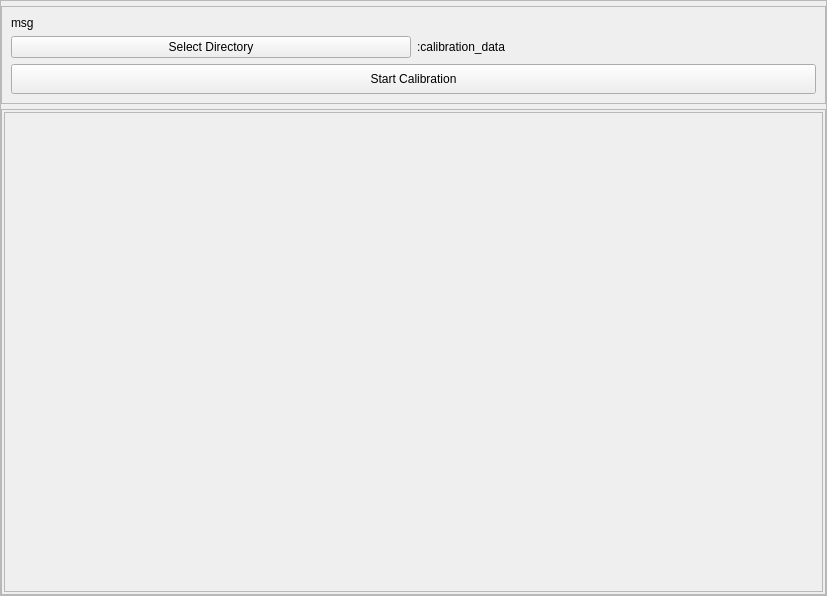
<?xml version="1.0" encoding="UTF-8"?>
<ui version="4.0">
 <class>MainWindow</class>
 <widget class="QMainWindow" name="MainWindow">
  <property name="geometry">
   <rect>
    <x>0</x>
    <y>0</y>
    <width>827</width>
    <height>596</height>
   </rect>
  </property>
  <property name="windowTitle">
   <string>MainWindow</string>
  </property>
  <widget class="QWidget" name="centralwidget">
   <layout class="QGridLayout" name="gridLayout_3">
    <property name="margin">
     <number>0</number>
    </property>
    <item row="0" column="0">
     <widget class="QFrame" name="widgetFrameOuter">
      <property name="sizePolicy">
       <sizepolicy hsizetype="Preferred" vsizetype="Preferred">
        <horstretch>0</horstretch>
        <verstretch>0</verstretch>
       </sizepolicy>
      </property>
      <property name="styleSheet">
       <string notr="true"/>
      </property>
      <property name="frameShape">
       <enum>QFrame::StyledPanel</enum>
      </property>
      <property name="frameShadow">
       <enum>QFrame::Raised</enum>
      </property>
      <property name="class" stdset="0">
       <string>PeripheralCollection</string>
      </property>
      <layout class="QVBoxLayout" name="verticalLayout_3">
       <property name="spacing">
        <number>5</number>
       </property>
       <property name="leftMargin">
        <number>0</number>
       </property>
       <property name="topMargin">
        <number>5</number>
       </property>
       <property name="rightMargin">
        <number>0</number>
       </property>
       <property name="bottomMargin">
        <number>0</number>
       </property>
       <item>
        <widget class="QFrame" name="frame">
         <property name="sizePolicy">
          <sizepolicy hsizetype="Preferred" vsizetype="Preferred">
           <horstretch>0</horstretch>
           <verstretch>0</verstretch>
          </sizepolicy>
         </property>
         <property name="minimumSize">
          <size>
           <width>0</width>
           <height>80</height>
          </size>
         </property>
         <property name="frameShape">
          <enum>QFrame::StyledPanel</enum>
         </property>
         <property name="frameShadow">
          <enum>QFrame::Raised</enum>
         </property>
         <property name="class" stdset="0">
          <string>PeripheralCollectionInner</string>
         </property>
         <layout class="QGridLayout" name="gridLayout">
          <item row="1" column="0">
           <widget class="QPushButton" name="pushButton_2">
            <property name="text">
             <string>Select Directory</string>
            </property>
           </widget>
          </item>
          <item row="1" column="1">
           <widget class="QLabel" name="dirnameLabel">
            <property name="text">
             <string>:calibration_data</string>
            </property>
            <property name="alignment">
             <set>Qt::AlignLeading|Qt::AlignLeft|Qt::AlignVCenter</set>
            </property>
           </widget>
          </item>
          <item row="2" column="0" colspan="2">
           <widget class="QPushButton" name="pushButton">
            <property name="minimumSize">
             <size>
              <width>94</width>
              <height>30</height>
             </size>
            </property>
            <property name="text">
             <string>Start Calibration</string>
            </property>
           </widget>
          </item>
          <item row="0" column="0" colspan="2">
           <widget class="QLabel" name="msg">
            <property name="text">
             <string>msg</string>
            </property>
           </widget>
          </item>
         </layout>
        </widget>
       </item>
       <item>
        <widget class="QFrame" name="frame_2">
         <property name="sizePolicy">
          <sizepolicy hsizetype="Preferred" vsizetype="Preferred">
           <horstretch>0</horstretch>
           <verstretch>0</verstretch>
          </sizepolicy>
         </property>
         <property name="minimumSize">
          <size>
           <width>0</width>
           <height>50</height>
          </size>
         </property>
         <property name="frameShape">
          <enum>QFrame::StyledPanel</enum>
         </property>
         <property name="frameShadow">
          <enum>QFrame::Raised</enum>
         </property>
         <property name="class" stdset="0">
          <string>PeripheralCollectionInner</string>
         </property>
         <layout class="QGridLayout" name="gridLayout_2">
          <property name="horizontalSpacing">
           <number>2</number>
          </property>
          <property name="margin">
           <number>2</number>
          </property>
          <item row="1" column="0">
           <widget class="QScrollArea" name="scrollArea">
            <property name="widgetResizable">
             <bool>true</bool>
            </property>
            <widget class="QWidget" name="scrollAreaWidgetContents">
             <property name="geometry">
              <rect>
               <x>0</x>
               <y>0</y>
               <width>819</width>
               <height>442</height>
              </rect>
             </property>
             <layout class="QGridLayout" name="gridLayout_4">
              <property name="margin">
               <number>2</number>
              </property>
              <property name="spacing">
               <number>2</number>
              </property>
              <item row="0" column="0">
               <layout class="QGridLayout" name="plot_area"/>
              </item>
             </layout>
            </widget>
           </widget>
          </item>
         </layout>
        </widget>
       </item>
      </layout>
     </widget>
    </item>
   </layout>
  </widget>
  <widget class="QMenuBar" name="menubar">
   <property name="geometry">
    <rect>
     <x>0</x>
     <y>0</y>
     <width>827</width>
     <height>25</height>
    </rect>
   </property>
  </widget>
 </widget>
 <resources/>
 <connections>
  <connection>
   <sender>pushButton_2</sender>
   <signal>clicked()</signal>
   <receiver>MainWindow</receiver>
   <slot>selectDir()</slot>
   <hints>
    <hint type="sourcelabel">
     <x>323</x>
     <y>76</y>
    </hint>
    <hint type="destinationlabel">
     <x>344</x>
     <y>-3</y>
    </hint>
   </hints>
  </connection>
  <connection>
   <sender>pushButton</sender>
   <signal>clicked()</signal>
   <receiver>MainWindow</receiver>
   <slot>startCalibration()</slot>
   <hints>
    <hint type="sourcelabel">
     <x>550</x>
     <y>118</y>
    </hint>
    <hint type="destinationlabel">
     <x>564</x>
     <y>-7</y>
    </hint>
   </hints>
  </connection>
 </connections>
 <slots>
  <slot>selectDir()</slot>
  <slot>startCalibration()</slot>
 </slots>
</ui>
